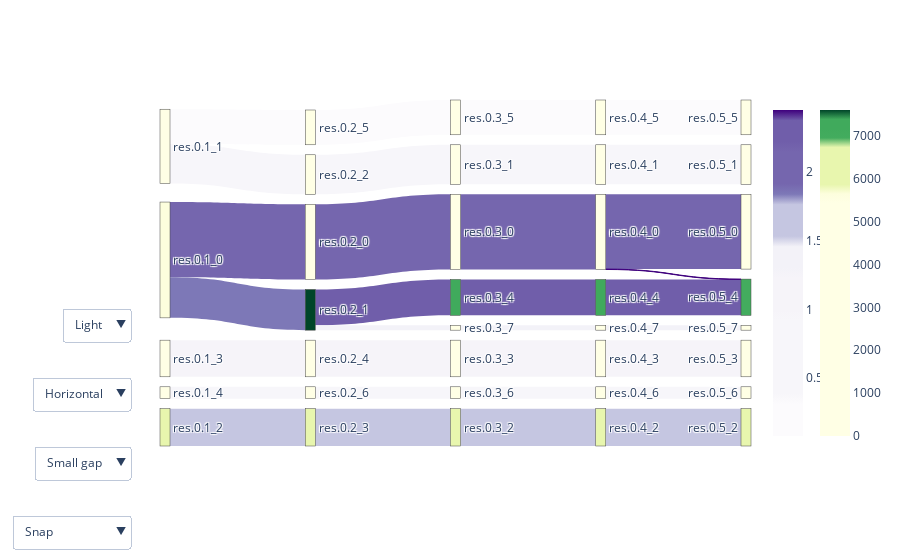

Write notebook code for a chart like this one.
### Code cell
enrichment_sankey_fig.show()

### Figure 1 — Plotly figure (JSON) as saved in the notebook; plotly's stock layout.template omitted (floating-point values rounded to 4 significant figures)
{"data": [{"link": {"color": ["#f6f4f9", "#fcfbfd", "#c5c6e1", "#7566ae", "#f7f6fa", "#7d78b7", "#f7f6fa", "#f6f4f9", "#fcfbfd", "#c5c6e1", "#7566ae", "#f7f6fa", "#705eaa", "#f7f6fa", "#f3f2f8", "#f6f4f9", "#fcfbfd", "#c5c6e1", "#7566ae", "#f7f6fa", "#705eaa", "#f7f6fa", "#f3f2f8", "#f6f4f9", "#fcfbfd", "#c5c6e1", "#7566ae", "#f7f6fa", "#705eaa", "#f7f6fa", "#f3f2f8", "#3f007d"], "source": [2, 0, 3, 1, 0, 1, 4, 11, 5, 8, 6, 10, 7, 9, 7, 15, 12, 18, 13, 14, 19, 16, 17, 23, 20, 26, 21, 22, 27, 24, 25, 21], "target": [11, 5, 8, 6, 10, 7, 9, 15, 12, 18, 13, 14, 19, 16, 17, 23, 20, 26, 21, 22, 27, 24, 25, 31, 28, 34, 29, 30, 35, 32, 33, 35], "value": [99, 94, 101, 203, 107, 110, 32, 99, 94, 101, 203, 107, 97, 32, 13, 99, 94, 101, 203, 107, 97, 32, 13, 99, 94, 101, 202, 107, 97, 32, 13, 1]}, "node": {"color": ["#ffffe5", "#fdfedd", "#ffffe5", "#e8f6ae", "#ffffe5", "#ffffe5", "#ffffe5", "#004529", "#e8f6ae", "#ffffe5", "#ffffe5", "#ffffe5", "#ffffe5", "#ffffe5", "#ffffe5", "#ffffe5", "#ffffe5", "#ffffe5", "#e8f6ae", "#40aa5c", "#ffffe5", "#ffffe5", "#ffffe5", "#ffffe5", "#ffffe5", "#ffffe5", "#e8f6ae", "#40aa5c", "#ffffe5", "#ffffe5", "#ffffe5", "#ffffe5", "#ffffe5", "#ffffe5", "#e8f6ae", "#43ac5e"], "customdata": ["<br />antigen processing and presentation of exogenous peptide antigen via MHC class I, TAP-independent (GO:0002480)<br />Gene Set Score: 0.0<br />Top Genes: LST1,CFD,AIF1,SERPINA1,TYROBP", "<br />antigen processing and presentation of exogenous peptide antigen via MHC class I, TAP-independent (GO:0002480)<br />Gene Set Score: 194.415595981971<br />Top Genes: CD3D,IL32,CD3E,RPS12,RPS3", "<br />antigen processing and presentation of exogenous peptide antigen via MHC class I, TAP-independent (GO:0002480)<br />Gene Set Score: 0.0<br />Top Genes: CD79A,MS4A1,LINC00926,TCL1A,CD79B", "<br />antigen processing and presentation of exogenous peptide antigen via MHC class I, TAP-independent (GO:0002480)<br />Gene Set Score: 1431.81800311495<br />Top Genes: GZMB,FGFBP2,PRF1,GNLY,SPON2", "<br />antigen processing and presentation of exogenous peptide antigen via MHC class I, TAP-independent (GO:0002480)<br />Gene Set Score: 0.0<br />Top Genes: FCER1A,SERPINF1,CLEC10A,ENHO,CLIC2", "<br />antigen processing and presentation of exogenous peptide antigen via MHC class I, TAP-independent (GO:0002480)<br />Gene Set Score: 0.0<br />Top Genes: LGALS2,S100A8,S100A9,CD14,FCN1", "<br />antigen processing and presentation of exogenous peptide antigen via MHC class I, TAP-independent (GO:0002480)<br />Gene Set Score: 0.0<br />Top Genes: RPS12,LDHB,CD3D,RPS25,RPL32", "<br />antigen processing and presentation of exogenous peptide antigen via MHC class I, TAP-independent (GO:0002480)<br />Gene Set Score: 7604.82710666315<br />Top Genes: CCL5,GZMK,CD8A,KLRG1,CST7", "<br />antigen processing and presentation of exogenous peptide antigen via MHC class I, TAP-independent (GO:0002480)<br />Gene Set Score: 1431.81800311495<br />Top Genes: GZMB,FGFBP2,PRF1,GNLY,SPON2", "<br />antigen processing and presentation of exogenous peptide antigen via MHC class I, TAP-independent (GO:0002480)<br />Gene Set Score: 0.0<br />Top Genes: FCER1A,SERPINF1,CLEC10A,ENHO,CLIC2", "<br />antigen processing and presentation of exogenous peptide antigen via MHC class I, TAP-independent (GO:0002480)<br />Gene Set Score: 0.0<br />Top Genes: RP11-290F20.3,MS4A7,HES4,IFITM3,CDKN1C", "<br />antigen processing and presentation of exogenous peptide antigen via MHC class I, TAP-independent (GO:0002480)<br />Gene Set Score: 0.0<br />Top Genes: CD79A,MS4A1,LINC00926,TCL1A,CD79B", "<br />antigen processing and presentation of exogenous peptide antigen via MHC class I, TAP-independent (GO:0002480)<br />Gene Set Score: 0.0<br />Top Genes: LGALS2,S100A8,S100A9,CD14,FCN1", "<br />antigen processing and presentation of exogenous peptide antigen via MHC class I, TAP-independent (GO:0002480)<br />Gene Set Score: 0.0<br />Top Genes: RPS12,LDHB,CD3D,RPS25,RPL32", "<br />antigen processing and presentation of exogenous peptide antigen via MHC class I, TAP-independent (GO:0002480)<br />Gene Set Score: 0.0<br />Top Genes: RP11-290F20.3,MS4A7,HES4,IFITM3,CDKN1C", "<br />antigen processing and presentation of exogenous peptide antigen via MHC class I, TAP-independent (GO:0002480)<br />Gene Set Score: 0.0<br />Top Genes: CD79A,MS4A1,LINC00926,TCL1A,CD79B", "<br />antigen processing and presentation of exogenous peptide antigen via MHC class I, TAP-independent (GO:0002480)<br />Gene Set Score: 0.0<br />Top Genes: FCER1A,SERPINF1,CLEC10A,ENHO,CLIC2", "<br />antigen processing and presentation of exogenous peptide antigen via MHC class I, TAP-independent (GO:0002480)<br />Gene Set Score: 25.2725984054661<br />Top Genes: GP9,ITGA2B,AP001189.4,TMEM40,SEPT5", "<br />antigen processing and presentation of exogenous peptide antigen via MHC class I, TAP-independent (GO:0002480)<br />Gene Set Score: 1431.81800311495<br />Top Genes: GZMB,FGFBP2,PRF1,GNLY,SPON2", "<br />antigen processing and presentation of exogenous peptide antigen via MHC class I, TAP-independent (GO:0002480)<br />Gene Set Score: 4758.49432032796<br />Top Genes: CCL5,GZMK,CD8A,KLRG1,CST7", "<br />antigen processing and presentation of exogenous peptide antigen via MHC class I, TAP-independent (GO:0002480)<br />Gene Set Score: 0.0<br />Top Genes: LGALS2,S100A8,S100A9,CD14,FCN1", "<br />antigen processing and presentation of exogenous peptide antigen via MHC class I, TAP-independent (GO:0002480)<br />Gene Set Score: 0.0<br />Top Genes: RPS12,LDHB,CD3D,RPS25,RPL32", "<br />antigen processing and presentation of exogenous peptide antigen via MHC class I, TAP-independent (GO:0002480)<br />Gene Set Score: 0.0<br />Top Genes: RP11-290F20.3,MS4A7,HES4,IFITM3,CDKN1C", "<br />antigen processing and presentation of exogenous peptide antigen via MHC class I, TAP-independent (GO:0002480)<br />Gene Set Score: 0.0<br />Top Genes: CD79A,MS4A1,LINC00926,TCL1A,CD79B", "<br />antigen processing and presentation of exogenous peptide antigen via MHC class I, TAP-independent (GO:0002480)<br />Gene Set Score: 0.0<br />Top Genes: FCER1A,SERPINF1,CLEC10A,ENHO,CLIC2", "<br />antigen processing and presentation of exogenous peptide antigen via MHC class I, TAP-independent (GO:0002480)<br />Gene Set Score: 25.2725984054661<br />Top Genes: GP9,ITGA2B,AP001189.4,TMEM40,SEPT5", "<br />antigen processing and presentation of exogenous peptide antigen via MHC class I, TAP-independent (GO:0002480)<br />Gene Set Score: 1431.81800311495<br />Top Genes: GZMB,FGFBP2,PRF1,GNLY,SPON2", "<br />antigen processing and presentation of exogenous peptide antigen via MHC class I, TAP-independent (GO:0002480)<br />Gene Set Score: 4758.49432032796<br />Top Genes: CCL5,GZMK,CD8A,KLRG1,CST7", "<br />antigen processing and presentation of exogenous peptide antigen via MHC class I, TAP-independent (GO:0002480)<br />Gene Set Score: 0.0<br />Top Genes: LGALS2,S100A8,S100A9,CD14,FCN1", "<br />antigen processing and presentation of exogenous peptide antigen via MHC class I, TAP-independent (GO:0002480)<br />Gene Set Score: 0.0<br />Top Genes: RPS12,LDHB,CD3D,RPS25,RPL32", "<br />antigen processing and presentation of exogenous peptide antigen via MHC class I, TAP-independent (GO:0002480)<br />Gene Set Score: 0.0<br />Top Genes: RP11-290F20.3,MS4A7,HES4,IFITM3,CDKN1C", "<br />antigen processing and presentation of exogenous peptide antigen via MHC class I, TAP-independent (GO:0002480)<br />Gene Set Score: 0.0<br />Top Genes: CD79A,MS4A1,LINC00926,TCL1A,CD79B", "<br />antigen processing and presentation of exogenous peptide antigen via MHC class I, TAP-independent (GO:0002480)<br />Gene Set Score: 0.0<br />Top Genes: FCER1A,SERPINF1,CLEC10A,ENHO,CLIC2", "<br />antigen processing and presentation of exogenous peptide antigen via MHC class I, TAP-independent (GO:0002480)<br />Gene Set Score: 25.2725984054661<br />Top Genes: GP9,ITGA2B,AP001189.4,TMEM40,SEPT5", "<br />antigen processing and presentation of exogenous peptide antigen via MHC class I, TAP-independent (GO:0002480)<br />Gene Set Score: 1431.81800311495<br />Top Genes: GZMB,FGFBP2,PRF1,GNLY,SPON2", "<br />antigen processing and presentation of exogenous peptide antigen via MHC class I, TAP-independent (GO:0002480)<br />Gene Set Score: 4705.5612142774<br />Top Genes: CCL5,GZMK,CD8A,CD3D,KLRG1"], "hovertemplate": "%{customdata}", "label": ["res.0.1_1", "res.0.1_0", "res.0.1_3", "res.0.1_2", "res.0.1_4", "res.0.2_5", "res.0.2_0", "res.0.2_1", "res.0.2_3", "res.0.2_6", "res.0.2_2", "res.0.2_4", "res.0.3_5", "res.0.3_0", "res.0.3_1", "res.0.3_3", "res.0.3_6", "res.0.3_7", "res.0.3_2", "res.0.3_4", "res.0.4_5", "res.0.4_0", "res.0.4_1", "res.0.4_3", "res.0.4_6", "res.0.4_7", "res.0.4_2", "res.0.4_4", "res.0.5_5", "res.0.5_0", "res.0.5_1", "res.0.5_3", "res.0.5_6", "res.0.5_7", "res.0.5_2", "res.0.5_4"], "pad": 10, "thickness": 10}, "orientation": "h", "type": "sankey"}, {"marker": {"cmax": 2.451, "cmin": 0.07863, "colorscale": [[0, "#fcfbfd"], [0.03226, "#fcfbfd"], [0.06452, "#fcfbfd"], [0.09677, "#fcfbfd"], [0.129, "#f7f6fa"], [0.1613, "#f7f6fa"], [0.1935, "#f7f6fa"], [0.2258, "#f7f6fa"], [0.2581, "#f7f6fa"], [0.2903, "#f7f6fa"], [0.3226, "#f7f6fa"], [0.3548, "#f7f6fa"], [0.3871, "#f6f4f9"], [0.4194, "#f6f4f9"], [0.4516, "#f6f4f9"], [0.4839, "#f6f4f9"], [0.5161, "#f3f2f8"], [0.5484, "#f3f2f8"], [0.5806, "#f3f2f8"], [0.6129, "#c5c6e1"], [0.6452, "#c5c6e1"], [0.6774, "#c5c6e1"], [0.7097, "#c5c6e1"], [0.7419, "#7d78b7"], [0.7742, "#7566ae"], [0.8065, "#7566ae"], [0.8387, "#7566ae"], [0.871, "#7566ae"], [0.9032, "#705eaa"], [0.9355, "#705eaa"], [0.9677, "#705eaa"], [1, "#3f007d"]], "showscale": true}, "mode": "markers", "type": "scatter", "visible": true, "x": [null], "y": [null]}, {"marker": {"cmax": 7605.0, "cmin": 0, "colorbar": {"x": 1.1, "y": 0.5}, "colorscale": [[0, "#ffffe5"], [0.02857, "#ffffe5"], [0.05714, "#ffffe5"], [0.08571, "#ffffe5"], [0.1143, "#ffffe5"], [0.1429, "#ffffe5"], [0.1714, "#ffffe5"], [0.2, "#ffffe5"], [0.2286, "#ffffe5"], [0.2571, "#ffffe5"], [0.2857, "#ffffe5"], [0.3143, "#ffffe5"], [0.3429, "#ffffe5"], [0.3714, "#ffffe5"], [0.4, "#ffffe5"], [0.4286, "#ffffe5"], [0.4571, "#ffffe5"], [0.4857, "#ffffe5"], [0.5143, "#ffffe5"], [0.5429, "#ffffe5"], [0.5714, "#ffffe5"], [0.6, "#ffffe5"], [0.6286, "#ffffe5"], [0.6571, "#ffffe5"], [0.6857, "#ffffe5"], [0.7143, "#ffffe5"], [0.7429, "#fdfedd"], [0.7714, "#e8f6ae"], [0.8, "#e8f6ae"], [0.8286, "#e8f6ae"], [0.8571, "#e8f6ae"], [0.8857, "#e8f6ae"], [0.9143, "#43ac5e"], [0.9429, "#40aa5c"], [0.9714, "#40aa5c"], [1, "#004529"]], "showscale": true}, "mode": "markers", "type": "scatter", "visible": true, "x": [null], "y": [null]}], "layout": {"autosize": true, "paper_bgcolor": "rgba(0, 0, 0, 0)", "plot_bgcolor": "rgba(0, 0, 0, 0)", "showlegend": false, "updatemenus": [{"buttons": [{"args": ["arrangement", "snap"], "label": "Snap", "method": "restyle"}, {"args": ["arrangement", "perpendicular"], "label": "Perpendicular", "method": "restyle"}, {"args": ["arrangement", "freeform"], "label": "Freeform", "method": "restyle"}, {"args": ["arrangement", "fixed"], "label": "Fixed", "method": "restyle"}], "x": -0.05, "y": -0.2}, {"buttons": [{"args": ["node.pad", 15], "label": "Small gap", "method": "restyle"}, {"args": ["node.pad", 20], "label": "Large gap", "method": "restyle"}], "x": -0.05, "y": 0}, {"buttons": [{"args": ["orientation", "h"], "label": "Horizontal", "method": "restyle"}, {"args": ["orientation", "v"], "label": "Vertical", "method": "restyle"}], "x": -0.05, "y": 0.2}, {"buttons": [{"args": ["paper_bgcolor", "white"], "label": "Light", "method": "relayout"}, {"args": ["paper_bgcolor", "black"], "label": "Dark", "method": "relayout"}], "x": -0.05, "y": 0.4}], "xaxis": {"autorange": true, "range": [-1, 6], "showgrid": false, "showticklabels": false, "zeroline": false}, "yaxis": {"autorange": true, "range": [-1, 4], "showgrid": false, "showticklabels": false, "zeroline": false}}}
